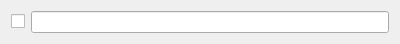
<?xml version="1.0" encoding="UTF-8"?>
<ui version="4.0">
 <class>Task</class>
 <widget class="QWidget" name="Task">
  <property name="geometry">
   <rect><x>0</x><y>0</y><width>400</width><height>40</height></rect>
  </property>
  <property name="windowTitle"><string>Task</string></property>
  <layout class="QHBoxLayout" name="horizontalLayout">
   <item>
    <widget class="QCheckBox" name="checkbox">
     <property name="text"><string/></property>
    </widget>
   </item>
   <item>
    <widget class="QLineEdit" name="Mitext"/>
   </item>
  </layout>
 </widget>
 <resources/>
 <connections/>
</ui>
